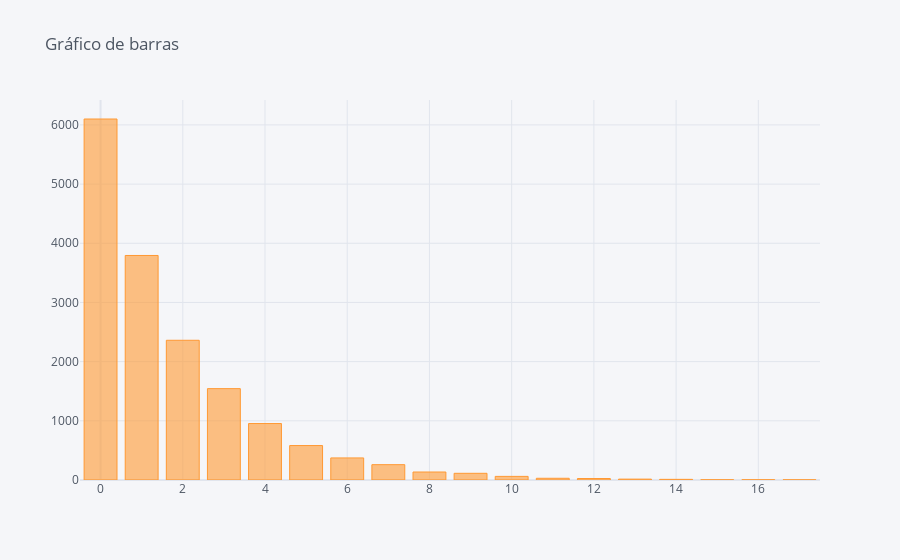

The notebook cell saved with this chart:
### Code cell


### Figure 1 — Plotly figure (JSON) as saved in the notebook; plotly's stock layout.template omitted (floating-point values rounded to 4 significant figures)
{"data": [{"marker": {"color": "rgba(255, 153, 51, 0.6)", "line": {"color": "rgba(255, 153, 51, 1.0)", "width": 1}}, "name": "sequence_size", "orientation": "v", "text": "", "type": "bar", "x": [0, 1, 2, 3, 4, 5, 6, 7, 8, 9, 10, 11, 12, 13, 14, 16, 15, 17], "y": [6100, 3794, 2361, 1544, 954, 582, 373, 259, 135, 113, 61, 29, 25, 15, 11, 4, 4, 3]}], "layout": {"legend": {"bgcolor": "#F5F6F9", "font": {"color": "#4D5663"}}, "paper_bgcolor": "#F5F6F9", "plot_bgcolor": "#F5F6F9", "title": {"font": {"color": "#4D5663"}, "text": "Gráfico de barras"}, "xaxis": {"gridcolor": "#E1E5ED", "showgrid": true, "tickfont": {"color": "#4D5663"}, "title": {"font": {"color": "#4D5663"}, "text": ""}, "zerolinecolor": "#E1E5ED"}, "yaxis": {"gridcolor": "#E1E5ED", "showgrid": true, "tickfont": {"color": "#4D5663"}, "title": {"font": {"color": "#4D5663"}, "text": ""}, "zerolinecolor": "#E1E5ED"}}}
